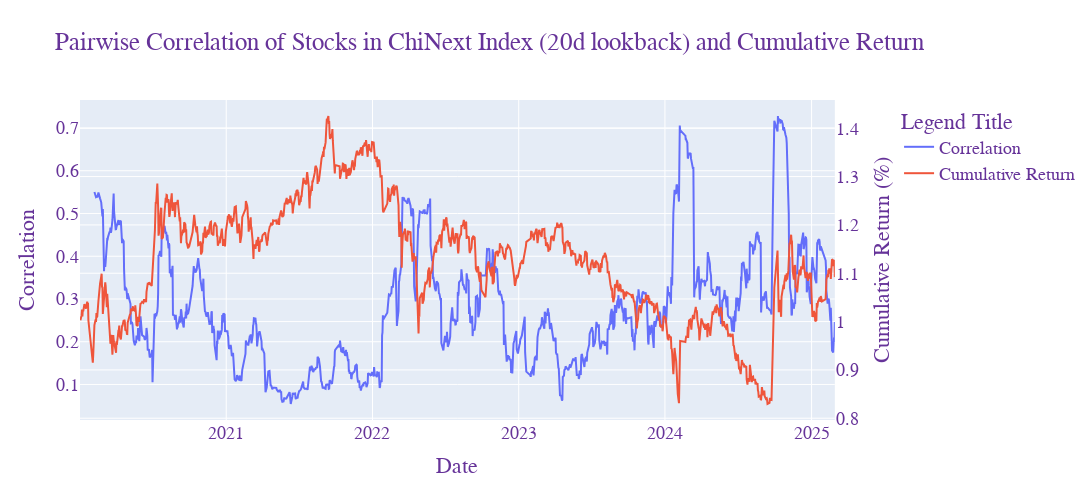

Source (notebook cell):
### Code cell
corr_dict ={}
for date_corr in merged['date'].unique()[20:]:

    stock_list = merged[(merged.date==date_corr) & (~merged.weight.isna())]['order_book_id'].unique()

    # get pairwise correlation for previous 20 days
    corr = merged[merged['order_book_id'].isin(stock_list)&
                    (merged['date'] <= date_corr)].groupby('order_book_id')\
                        .tail(20).pivot(index='date', columns='order_book_id', values='return')\
                            .corr().stack().replace(1, np.nan).dropna().mean()

    corr_dict[date_corr] = corr

corr_df = pd.DataFrame(corr_dict.items(), columns=['date','corr'])



corr_df.to_csv(f'all_corr_{index_short_code}.csv')

corr_df = pd.read_csv(f'all_corr_{index_short_code}.csv', index_col=0)


index_price['return'] = index_price['close'].pct_change()
index_price['culmulative_return'] = (1+index_price['return']).cumprod()

fig = make_subplots(specs=[[{"secondary_y": True}]])

# Add trace for correlation
fig.add_trace(
    go.Scatter(x=corr_df['date'], y=corr_df['corr'], mode='lines', name='Correlation'),
    secondary_y=False,
)

# Add trace for cumulative return
fig.add_trace(
    go.Scatter(x=index_price['date'], y=index_price['culmulative_return'], mode='lines', name='Cumulative Return'),
    secondary_y=True,
)

# Update layout
fig.update_layout(
    title="Pairwise Correlation ",
    xaxis_title="Date",
    legend_title="Legend Title",
    font=dict(
        family="Courier New, monospace",
        size=18,
        color="RebeccaPurple"
    ),
    autosize=False,
    width=1200,
    height=500,
)

# Set y-axes titles
fig.update_yaxes(title_text="Correlation", secondary_y=False)
fig.update_yaxes(title_text="Cumulative Return (%)", secondary_y=True)

fig.show()

# Save to png
fig.write_image("corr_cumreturn(20d).png")

# strategy 1: when correlation touch top/bottom percentile, the index return is likely to reverse,  buy those, short index future
# strategy 2: for thouse sectos with less pairwise correaltion, if some stock follows the market, than the other stock are likely to follow the reverse direction


# 202105, 202202 why pairwise correlation same, but index return different, when will reverse effective
# compare 500 1000 300, see why difference

### Figure 1 — Plotly figure (JSON) as saved in the notebook; plotly's stock layout.template omitted (floating-point values rounded to 4 significant figures; data arrays with more than 128 entries replaced by an {"elided": "..."} marker saying what was removed)
{"data": [{"mode": "lines", "name": "Correlation", "type": "scatter", "x": {"elided": "1228 str values"}, "xaxis": "x", "y": {"elided": "1228 float values"}, "yaxis": "y"}, {"mode": "lines", "name": "Cumulative Return", "type": "scatter", "x": {"elided": "1248 str values"}, "xaxis": "x", "y": {"elided": "1248 float values"}, "yaxis": "y2"}], "layout": {"autosize": false, "font": {"color": "RebeccaPurple", "family": "Courier New, monospace", "size": 18}, "height": 500, "legend": {"title": {"text": "Legend Title"}}, "title": {"text": "Pairwise Correlation of Stocks in ChiNext Index (20d lookback) and Cumulative Return"}, "width": 1300, "xaxis": {"anchor": "y", "domain": [0, 0.94], "title": {"text": "Date"}}, "yaxis": {"anchor": "x", "domain": [0, 1], "title": {"text": "Correlation"}}, "yaxis2": {"anchor": "x", "overlaying": "y", "side": "right", "title": {"text": "Cumulative Return (%)"}}}}
